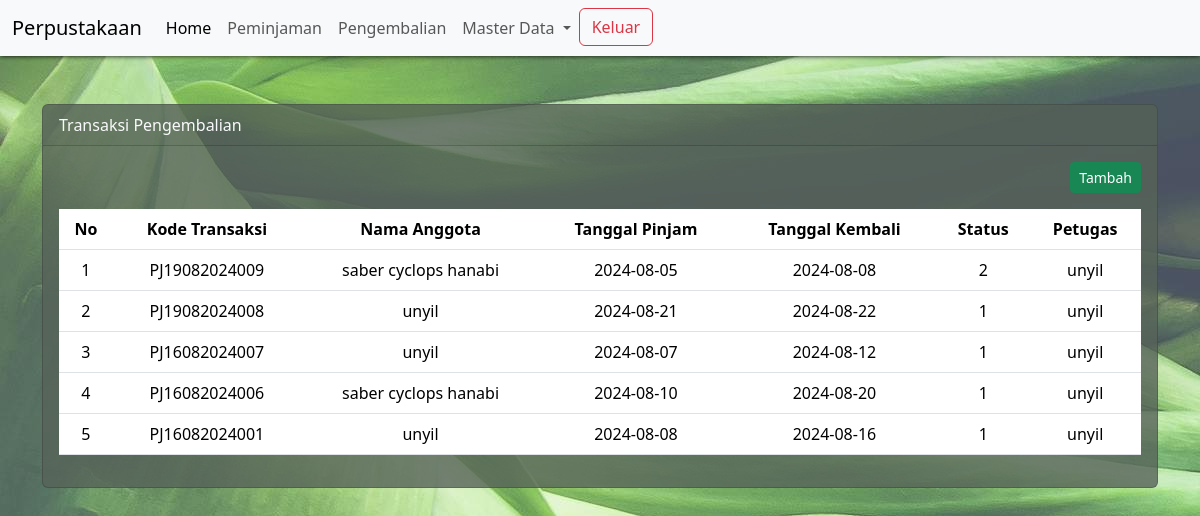
Screenshot of /?pg=pengembalian with the database file from the repository.
### tables this page shows
CREATE TABLE `peminjaman` (
  `id` int(11) NOT NULL,
  `id_anggota` int(11) NOT NULL,
  `id_user` int(11) NOT NULL,
  `kode_transaksi` varchar(30) NOT NULL,
  `tgl_pinjam` date NOT NULL,
  `tgl_kembali` date NOT NULL,
  `status` tinyint(1) NOT NULL,
  `created_at` timestamp NOT NULL DEFAULT current_timestamp(),
  `update_at` timestamp NOT NULL DEFAULT current_timestamp() ON UPDATE current_timestamp(),
  `deleted_at` int(1) NOT NULL DEFAULT 0
);

CREATE TABLE `anggota` (
  `id` int(11) NOT NULL,
  `nisn` varchar(16) NOT NULL,
  `nama_lengkap` varchar(50) NOT NULL,
  `jenis_kelamin` enum('Laki-laki','Perempuan') NOT NULL,
  `no_tlp` varchar(13) NOT NULL,
  `alamat` text NOT NULL,
  `created_at` timestamp NOT NULL DEFAULT current_timestamp(),
  `updated_at` timestamp NOT NULL DEFAULT current_timestamp() ON UPDATE current_timestamp()
);

CREATE TABLE `user` (
  `id` int(11) NOT NULL,
  `id_level` int(11) NOT NULL,
  `nama_lengkap` varchar(50) NOT NULL,
  `email` varchar(50) NOT NULL,
  `password` varchar(100) NOT NULL,
  `created_at` timestamp NULL DEFAULT current_timestamp() ON UPDATE current_timestamp(),
  `update_at` timestamp NOT NULL DEFAULT current_timestamp() ON UPDATE current_timestamp()
);

### content/pengembalian.php (the view, shortened to what this page needs)
<?php
$queryPinjam = mysqli_query($koneksi, "SELECT anggota.nama_lengkap as nama_anggota, user.nama_lengkap, peminjaman.* FROM peminjaman LEFT JOIN anggota ON anggota.id = peminjaman.id_anggota LEFT JOIN user ON user.id = peminjaman.id_user ORDER BY id DESC");
?>
<div class="container mt-5">
    <div class="row">
        <div class="col-sm-12">
            <div class="card text-light" style="background-color: rgba(87, 99, 89, .8)">
                <div class="card-header">Transaksi Pengembalian</div>
                <div class="card-body">
                    <div align="right" class="mb-3">
                        <a href="?pg=tambah-pengembalian" class="btn btn-sm btn-success">Tambah</a>
                    </div>
                    <div class="table-responsive">
                        <table class="table table-hover table-responsive text-center">
                            <thead>
                                <tr>
                                    <th>No</th>
                                    <th>Kode Transaksi</th>
                                    <th>Nama Anggota</th>
                                    <th>Tanggal Pinjam</th>
                                    <th>Tanggal Kembali</th>
                                    <th>Status</th>
                                    <th>Petugas</th>
                                </tr>
                            </thead>
                            <tbody>
                                <?php $no = 1;
                                while ($row = mysqli_fetch_assoc($queryPinjam)) : ?>
                                    <tr>
                                        <td><?php echo $no++ ?></td>
                                        <td><?php echo $row['kode_transaksi']; ?></td>
                                        <td><?php echo $row['nama_anggota'] ?></td>
                                        <td><?php echo $row['tgl_pinjam']; ?></td>
                                        <td><?php echo $row['tgl_kembali']; ?></td>
                                        <td><?php echo $row['status']; ?></td>
                                        <td><?php echo $row['nama_lengkap']; ?></td>
                                    </tr>
                                <?php endwhile ?>
                            </tbody>
                        </table>
                    </div>
                </div>
            </div>
        </div>
    </div>
</div>

### index.php (style rules this page uses)
body { background: url('assets/img/bg-jumbotron.jpg'); background-repeat: no-repeat; }

### rows the page displays
peminjaman: kode_transaksi "PJ19082024009", id_anggota.nama_lengkap "saber cyclops hanabi", tgl_pinjam "2024-08-05", tgl_kembali "2024-08-08", status "2", id_user.nama_lengkap "unyil"
peminjaman: kode_transaksi "PJ19082024008", id_anggota.nama_lengkap "unyil", tgl_pinjam "2024-08-21", tgl_kembali "2024-08-22", status "1", id_user.nama_lengkap "unyil"
peminjaman: kode_transaksi "PJ16082024007", id_anggota.nama_lengkap "unyil", tgl_pinjam "2024-08-07", tgl_kembali "2024-08-12", status "1", id_user.nama_lengkap "unyil"
peminjaman: kode_transaksi "PJ16082024006", id_anggota.nama_lengkap "saber cyclops hanabi", tgl_pinjam "2024-08-10", tgl_kembali "2024-08-20", status "1", id_user.nama_lengkap "unyil"
peminjaman: kode_transaksi "PJ16082024001", id_anggota.nama_lengkap "unyil", tgl_pinjam "2024-08-08", tgl_kembali "2024-08-16", status "1", id_user.nama_lengkap "unyil"
